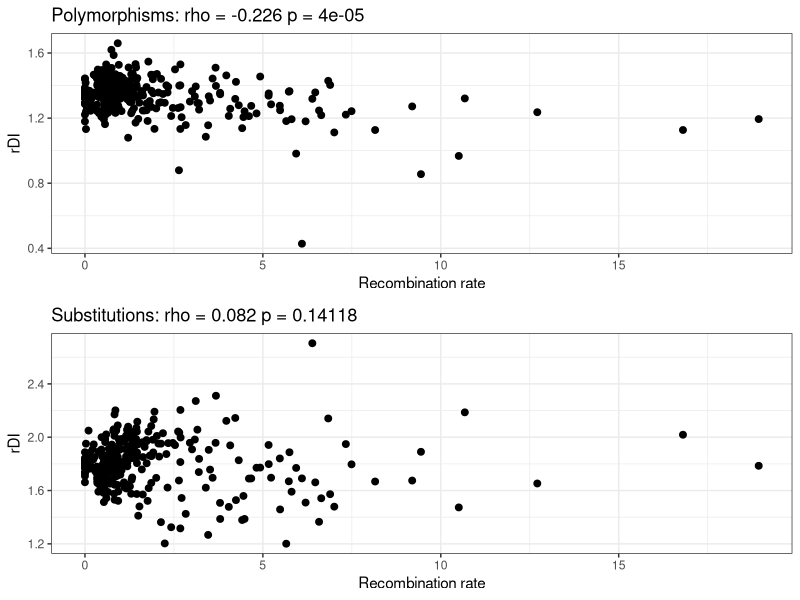
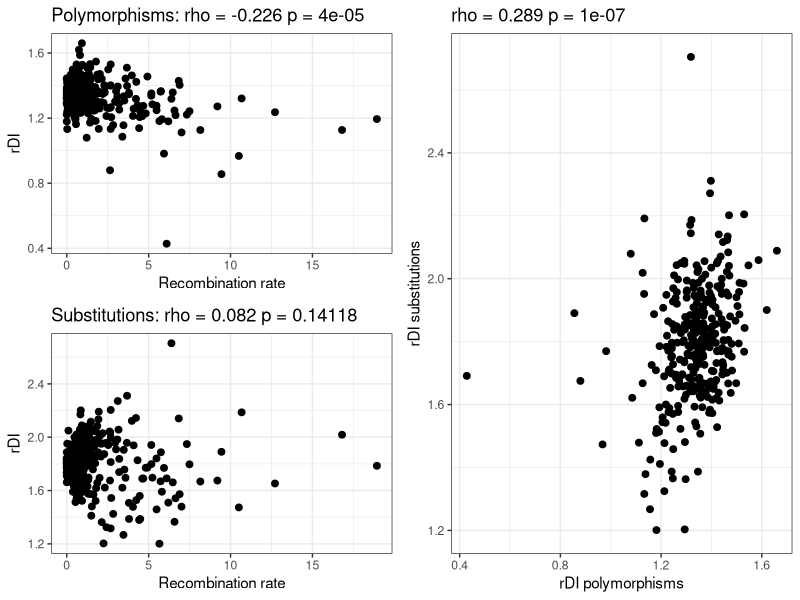

Write R code to recreate these figures, in order.
# Title     : rdi plotting
# Objective : plot rdi against recomb per window
# Created by: henryjuho
# Created on: 06/11/2017

library(ggplot2)
library(gridExtra)

window_data = read.delim('filtered_2Mb_windows_with_subs.txt')
window_data$rdi = as.numeric(as.character(window_data$n_del)) / as.numeric(as.character(window_data$n_ins))
window_data$sub_rdi = as.numeric(as.character(window_data$n_del_sub)) / as.numeric(as.character(window_data$n_ins_sub))

cor_res = cor.test(window_data$rec_rate, window_data$rdi, method='spearman', exact=NULL)
sub_cor_res = cor.test(window_data$rec_rate, window_data$sub_rdi, method='spearman', exact=NULL)
rdi_test = cor.test(window_data$rdi, window_data$sub_rdi, method='spearman', exact=NULL)

rdi_plot = ggplot(window_data, aes(x=rec_rate, y=rdi)) +
      geom_point(stat='identity', size = 2) +
      theme_bw() +
      xlab('Recombination rate')  + ylab('rDI') +
      ggtitle(paste('Polymorphisms: rho =', round(cor_res$estimate, digits=3), 'p =', round(cor_res$p.value, digits=5)))

sub_rdi_plot = ggplot(window_data, aes(x=rec_rate, y=sub_rdi)) +
      geom_point(stat='identity', size = 2) +
      theme_bw() +
      xlab('Recombination rate')  + ylab('rDI') +
      ggtitle(paste('Substitutions: rho =', round(sub_cor_res$estimate, digits=3), 'p =', round(sub_cor_res$p.value, digits=5)))

rdi_rdi_plot = ggplot(window_data, aes(x=rdi, y=sub_rdi)) +
      geom_point(stat='identity', size = 2) +
      theme_bw() +
      xlab('rDI polymorphisms')  + ylab('rDI substitutions') +
      ggtitle(paste('rho =', round(rdi_test$estimate, digits=3), 'p =', round(rdi_test$p.value, digits=7)))


png(file='window_rdi.png', width=9, height=6, units='in', res=360)

rec_rates = grid.arrange(rdi_plot, sub_rdi_plot, nrow=2)
grid.arrange(rec_rates, rdi_rdi_plot, nrow=1)

dev.off()